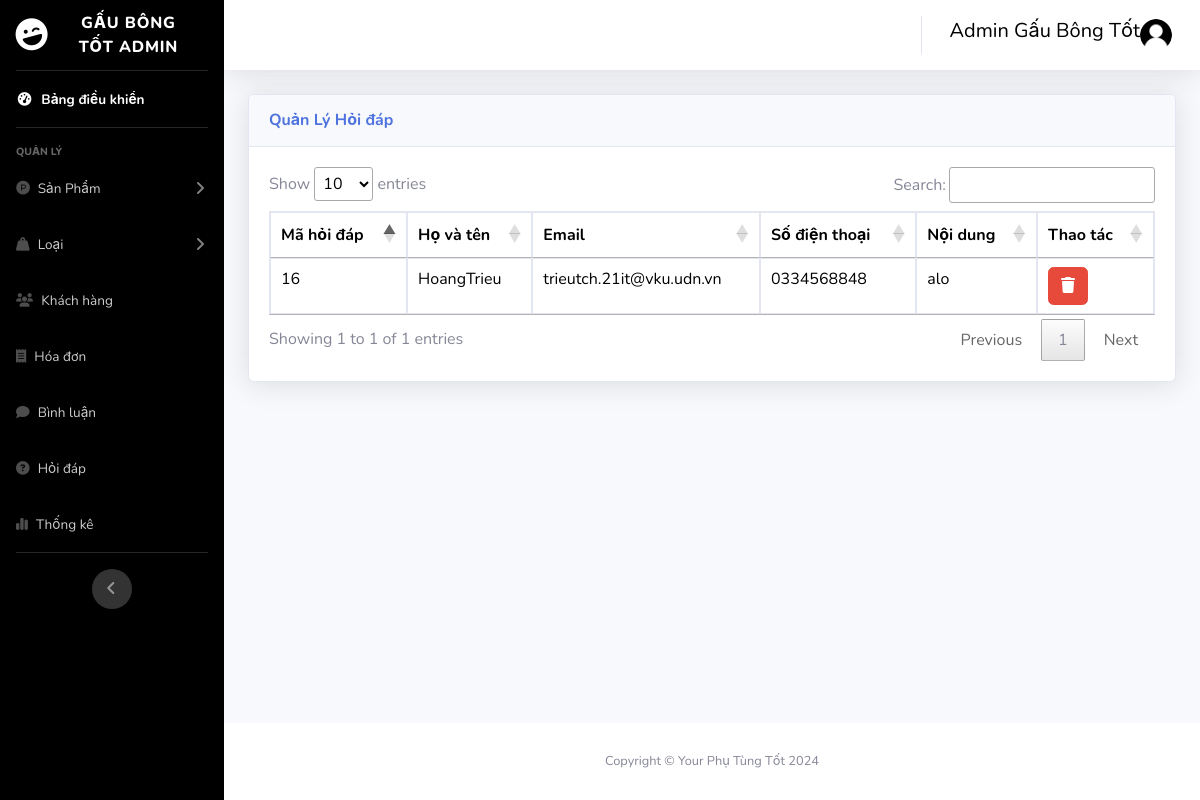
The page /admin/index.php?act=list_ques (signed in) on the database its author committed.
### tables this page shows
CREATE TABLE `question` (
  `id_ques` int(11) NOT NULL,
  `name` varchar(250) NOT NULL,
  `email` varchar(250) NOT NULL,
  `phone` varchar(20) NOT NULL,
  `contennt` text NOT NULL
);

### admin/controller/controller.php (called while the page is built)
<?php
function render($path, $data = [])
{
    extract($data);
    $view = "view/" . $path . ".php";
    include_once $view;
}

### admin/model/pdo.php (called while the page is built, shortened)
<?php
function pdo_get_connection(){
    $dburl = "mysql:host=127.0.0.1;dbname=virtualphone;charset=utf8";
    $username = 'root';
    $password = '';
    $conn = new PDO($dburl, $username, $password);
    $conn->setAttribute(PDO::ATTR_ERRMODE, PDO::ERRMODE_EXCEPTION);
    return $conn;
}
function pdo_query($sql){
    $sql_args = array_slice(func_get_args(), 1);
    try{
        $conn = pdo_get_connection();
        $stmt = $conn->prepare($sql);
        $stmt->execute($sql_args);
        $rows = $stmt->fetchAll();
        return $rows;
    }
    catch(PDOException $e){
        throw $e;
    }
    finally{
        unset($conn);
    }
}

### admin/model/hoidap.php (called while the page is built, shortened)
<?php
  function question() {
    $sql = "SELECT * FROM `question` WHERE 1";
    $listques = pdo_query($sql);
    return $listques;
}
?>

### admin/view/list_question.php (the view, shortened to what this page needs)
<?php include_once "header.php" ?>
<body id="page-top">
    <div id="wrapper">
        <?php include_once "nav.php" ?>
        <div class="container-fluid">
            <div class="card shadow mb-4" >
                <div class="card-header py-3">
                    <h6 class="m-0 font-weight-bold text-primary">Quản Lý Hỏi đáp</h6>
                </div>
                <div class="card-body">
                    <div class="table-responsive">
                        <table class="table table-bordered" id="dataTable" width="100%" cellspacing="0">
                            <thead>
                                <tr>
                                    <th>Mã hỏi đáp</th>
                                    <th>Họ và tên</th>
                                    <th>Email</th>
                                    <th>Số điện thoại</th>
                                    <th>Nội dung</th>
                                    <th>Thao tác</th>
                                </tr>
                            </thead>
                            <tbody>
                                <?php
                                foreach ($listques as $ques) : extract($ques); ?>
                                    <tr>
                                        <td><?= $id_ques ?></td>
                                        <td><?= $name ?></td>
                                        <td><?= $email ?></td>
                                        <td><?= $phone ?></td>
                                        <td><?= $contennt ?></td>
                                        <td>
                                        <a href="./index.php?act=delete_ques&id_ques=<?= $ques['id_ques'] ?>" class="btn btn-danger" onclick="return confirm('Bạn có chắc chắn muốn xóa không?')"><i class="fa-solid fa-trash"></i></a>
                                        </td>
                                    </tr>
                                <?php endforeach ?>
                            </tbody>
                        </table>
                    </div>
                </div>
            </div>
        </div>
    </div>
    <?php include_once "footer.php" ?>

### rows shown on the page
question: id_ques "16", name "HoangTrieu", email "trieutch.21it@vku.udn.vn", phone "0334568848", contennt "alo"
